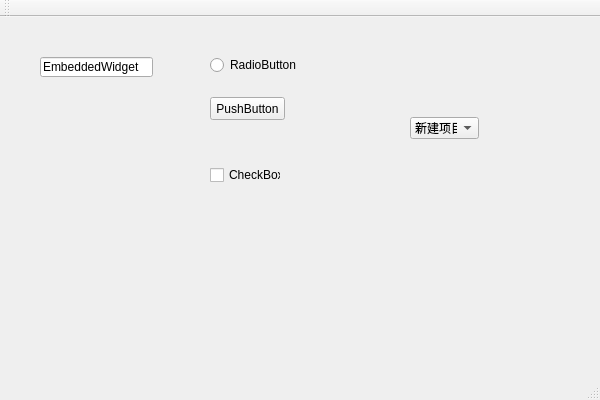
<?xml version="1.0" encoding="UTF-8"?>
<ui version="4.0">
 <class>UITestAppClass</class>
 <widget class="QMainWindow" name="UITestAppClass">
  <property name="geometry">
   <rect>
    <x>0</x>
    <y>0</y>
    <width>600</width>
    <height>400</height>
   </rect>
  </property>
  <property name="windowTitle">
   <string>UITestApp</string>
  </property>
  <widget class="QWidget" name="centralWidget">
   <widget class="QLineEdit" name="lineEdit">
    <property name="geometry">
     <rect>
      <x>40</x>
      <y>40</y>
      <width>113</width>
      <height>20</height>
     </rect>
    </property>
    <property name="text">
     <string>EmbeddedWidget</string>
    </property>
   </widget>
   <widget class="QRadioButton" name="radioButton">
    <property name="geometry">
     <rect>
      <x>210</x>
      <y>40</y>
      <width>89</width>
      <height>16</height>
     </rect>
    </property>
    <property name="text">
     <string>RadioButton</string>
    </property>
   </widget>
   <widget class="QPushButton" name="pushButton">
    <property name="geometry">
     <rect>
      <x>210</x>
      <y>80</y>
      <width>75</width>
      <height>23</height>
     </rect>
    </property>
    <property name="text">
     <string>PushButton</string>
    </property>
   </widget>
   <widget class="QCheckBox" name="checkBox">
    <property name="geometry">
     <rect>
      <x>210</x>
      <y>150</y>
      <width>71</width>
      <height>16</height>
     </rect>
    </property>
    <property name="text">
     <string>CheckBox</string>
    </property>
   </widget>
   <widget class="QComboBox" name="comboBox">
    <property name="geometry">
     <rect>
      <x>410</x>
      <y>100</y>
      <width>69</width>
      <height>22</height>
     </rect>
    </property>
    <item>
     <property name="text">
      <string>新建项目1</string>
     </property>
    </item>
    <item>
     <property name="text">
      <string>新建项目2</string>
     </property>
    </item>
    <item>
     <property name="text">
      <string>新建项目3</string>
     </property>
    </item>
    <item>
     <property name="text">
      <string>新建项目4</string>
     </property>
    </item>
    <item>
     <property name="text">
      <string>新建项目5</string>
     </property>
    </item>
   </widget>
  </widget>
  <widget class="QMenuBar" name="menuBar">
   <property name="geometry">
    <rect>
     <x>0</x>
     <y>0</y>
     <width>600</width>
     <height>19</height>
    </rect>
   </property>
  </widget>
  <widget class="QToolBar" name="mainToolBar">
   <attribute name="toolBarArea">
    <enum>TopToolBarArea</enum>
   </attribute>
   <attribute name="toolBarBreak">
    <bool>false</bool>
   </attribute>
  </widget>
  <widget class="QStatusBar" name="statusBar"/>
 </widget>
 <layoutdefault spacing="6" margin="11"/>
 <resources>
  <include location="uitestapp.qrc"/>
 </resources>
 <connections/>
</ui>
